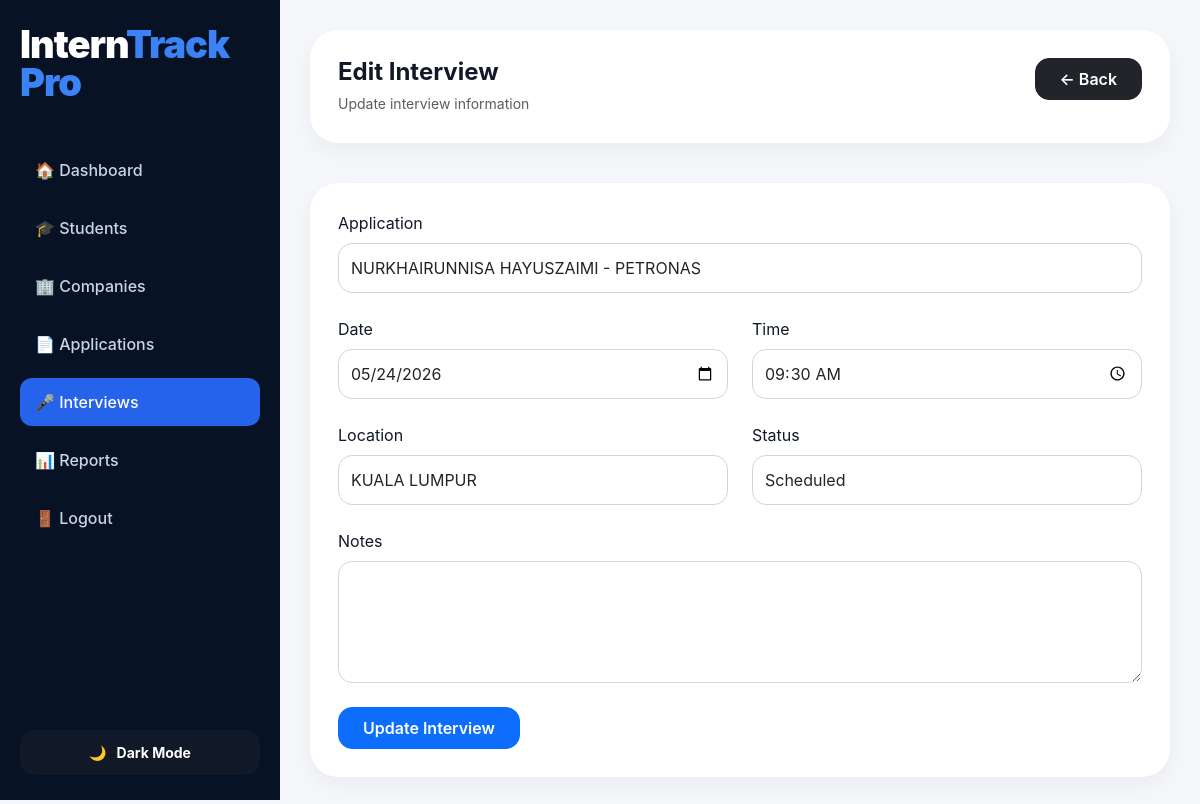
The page /edit_interview.php?id=3 (signed in) on the database its author committed.
### tables this page shows
CREATE TABLE `interviews` (
  `id` int(11) NOT NULL,
  `application_id` int(11) NOT NULL,
  `interview_date` date NOT NULL,
  `interview_time` time NOT NULL,
  `location` varchar(150) DEFAULT NULL,
  `status` varchar(50) DEFAULT 'Scheduled',
  `notes` text DEFAULT NULL,
  `created_at` timestamp NOT NULL DEFAULT current_timestamp()
);

CREATE TABLE `applications` (
  `id` int(11) NOT NULL,
  `student_id` int(11) NOT NULL,
  `company_id` int(11) NOT NULL,
  `application_date` timestamp NOT NULL DEFAULT current_timestamp(),
  `status` varchar(50) DEFAULT 'Pending',
  `remarks` text DEFAULT NULL
);

CREATE TABLE `students` (
  `id` int(11) NOT NULL,
  `full_name` varchar(100) NOT NULL,
  `email` varchar(100) NOT NULL,
  `phone` varchar(20) NOT NULL,
  `university` varchar(100) NOT NULL,
  `course` varchar(100) NOT NULL,
  `internship_status` varchar(50) NOT NULL,
  `created_at` timestamp NOT NULL DEFAULT current_timestamp()
);

### edit_interview.php (the view, shortened to what this page needs)
<?php
include "config/db.php";
$id = intval($_GET['id']);
$query = "
SELECT interviews.*,
students.full_name,
companies.company_name
FROM interviews
JOIN applications ON interviews.application_id = applications.id
JOIN students ON applications.student_id = students.id
JOIN companies ON applications.company_id = companies.id
WHERE interviews.id = $id
";
$result = mysqli_query($conn, $query);
$data = mysqli_fetch_assoc($result);
$applications = mysqli_query($conn, "
SELECT applications.id,
students.full_name,
companies.company_name
FROM applications
JOIN students ON applications.student_id = students.id
JOIN companies ON applications.company_id = companies.id
");
?>
<!DOCTYPE html>
<html lang="en">
<head>
<link href="https://cdn.jsdelivr.net/npm/bootstrap@5.3.3/dist/css/bootstrap.min.css" rel="stylesheet">
<link rel="stylesheet" href="assets/css/sidebar.css">
<link rel="stylesheet" href="assets/css/dashboard.css">
</head>
<body>
<?php include "includes/sidebar.php"; ?>
<div class="main-content">
    <div class="topbar box">
        <div>
            <h4 class="fw-bold mb-1">Edit Interview</h4>
            <small class="text-muted">Update interview information</small>
        </div>
        <a href="interviews.php" class="btn btn-dark px-4 py-2">
            ← Back
        </a>
    </div>
    <div class="box mt-4">
        <form method="POST">
            <div class="row g-4">
                <div class="col-md-12">
                    <label class="form-label">Application</label>
                    <select name="application_id" class="form-control" required>
                        <?php while($app = mysqli_fetch_assoc($applications)){ ?>
                            <option value="<?php echo $app['id']; ?>"
                                <?php if($app['id'] == $data['application_id']) echo "selected"; ?>>
                                <?php echo $app['full_name']; ?> - <?php echo $app['company_name']; ?>
                            </option>
                        <?php } ?>
                    </select>
                </div>
                <div class="col-md-6">
                    <label class="form-label">Date</label>
                    <input type="date" name="date" class="form-control"
                           value="<?php echo $data['interview_date']; ?>" required>
                </div>
                <div class="col-md-6">
                    <label class="form-label">Time</label>
                    <input type="time" name="time" class="form-control"
                           value="<?php echo $data['interview_time']; ?>" required>
                </div>
                <div class="col-md-6">
                    <label class="form-label">Location</label>
                    <input type="text" name="location" class="form-control"
                           value="<?php echo htmlspecialchars($data['location']); ?>">
                </div>
                <div class="col-md-6">
                    <label class="form-label">Status</label>
                    <select name="status" class="form-control">
                        <option value="Scheduled" <?php if($data['status']=="Scheduled") echo "selected"; ?>>
                            Scheduled
                        </option>
                    </select>
                </div>
                <div class="col-md-12">
                    <label class="form-label">Notes</label>
                    <textarea name="notes" class="form-control" rows="4"><?php echo htmlspecialchars($data['notes']); ?></textarea>
                </div>
            </div>
            <div class="mt-4">
                <button type="submit" name="update_interview" class="btn btn-primary px-4 py-2">
                    Update Interview
                </button>
            </div>
        </form>
    </div>
</div>
</body>
</html>

### assets/css/dashboard.css (style rules this page uses)
html, body { max-width: 100%; overflow-x: hidden; }
body { font-family: 'Inter', sans-serif; background: #f4f6fb; margin: 0; color: #111827; transition: all 0.3s ease; }
body, .sidebar, .topbar, .box, .card-box, .card, .card-body, .main-content, .table, .form-control, input, select, textarea { transition: all 0.3s ease; }
.main-content { margin-left: 280px; padding: 30px; background: #f5f7fb; min-height: 100vh; }
.topbar { display: flex; justify-content: space-between; align-items: flex-start; margin-bottom: 40px; }
.box { background: #ffffff; border-radius: 28px; padding: 28px; box-shadow: 0 8px 25px rgba(0, 0, 0, 0.05); }
.form-control, input, select, textarea { border-radius: 14px; padding: 12px; border: 1px solid #d1d5db; outline: none; }
.btn { border-radius: 14px; font-weight: 600; }

### rows shown on the page
interviews: application_id "NURKHAIRUNNISA HAYUSZAIMI - PETRONAS", date "05/24/2026", time "09:30:00", location "KUALA LUMPUR", status "Scheduled"
